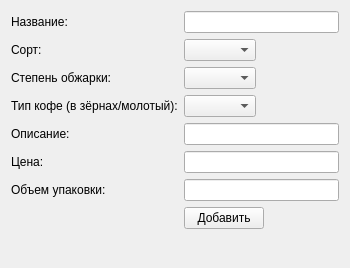
<?xml version="1.0" encoding="UTF-8"?>
<ui version="4.0">
 <class>Form</class>
 <widget class="QWidget" name="Form">
  <property name="geometry">
   <rect>
    <x>0</x>
    <y>0</y>
    <width>350</width>
    <height>268</height>
   </rect>
  </property>
  <property name="sizePolicy">
   <sizepolicy hsizetype="Preferred" vsizetype="Preferred">
    <horstretch>0</horstretch>
    <verstretch>0</verstretch>
   </sizepolicy>
  </property>
  <property name="windowTitle">
   <string>Добавить запись</string>
  </property>
  <layout class="QGridLayout" name="gridLayout">
   <item row="0" column="0">
    <layout class="QFormLayout" name="formLayout">
     <property name="fieldGrowthPolicy">
      <enum>QFormLayout::ExpandingFieldsGrow</enum>
     </property>
     <property name="rowWrapPolicy">
      <enum>QFormLayout::DontWrapRows</enum>
     </property>
     <item row="2" column="0">
      <widget class="QLabel" name="label_2">
       <property name="text">
        <string>Сорт:</string>
       </property>
      </widget>
     </item>
     <item row="2" column="1">
      <widget class="QComboBox" name="comboBox"/>
     </item>
     <item row="3" column="0">
      <widget class="QLabel" name="label_3">
       <property name="text">
        <string>Степень обжарки:</string>
       </property>
      </widget>
     </item>
     <item row="3" column="1">
      <widget class="QComboBox" name="comboBox_2"/>
     </item>
     <item row="4" column="0">
      <widget class="QLabel" name="label_4">
       <property name="text">
        <string>Тип кофе (в зёрнах/молотый):</string>
       </property>
      </widget>
     </item>
     <item row="4" column="1">
      <widget class="QComboBox" name="comboBox_3"/>
     </item>
     <item row="5" column="0">
      <widget class="QLabel" name="label_5">
       <property name="text">
        <string>Описание:</string>
       </property>
      </widget>
     </item>
     <item row="5" column="1">
      <widget class="QLineEdit" name="lineEdit_2"/>
     </item>
     <item row="6" column="0">
      <widget class="QLabel" name="label_6">
       <property name="text">
        <string>Цена:</string>
       </property>
      </widget>
     </item>
     <item row="6" column="1">
      <widget class="QLineEdit" name="lineEdit_3"/>
     </item>
     <item row="7" column="0">
      <widget class="QLabel" name="label_7">
       <property name="text">
        <string>Объем упаковки:</string>
       </property>
      </widget>
     </item>
     <item row="7" column="1">
      <widget class="QLineEdit" name="lineEdit_4"/>
     </item>
     <item row="1" column="1">
      <widget class="QLineEdit" name="lineEdit"/>
     </item>
     <item row="1" column="0">
      <widget class="QLabel" name="label">
       <property name="text">
        <string>Название:</string>
       </property>
      </widget>
     </item>
     <item row="8" column="1">
      <widget class="QPushButton" name="pushButton">
       <property name="text">
        <string>Добавить</string>
       </property>
      </widget>
     </item>
     <item row="8" column="0">
      <widget class="QLabel" name="label_8">
       <property name="text">
        <string/>
       </property>
      </widget>
     </item>
    </layout>
   </item>
  </layout>
 </widget>
 <resources/>
 <connections/>
</ui>
